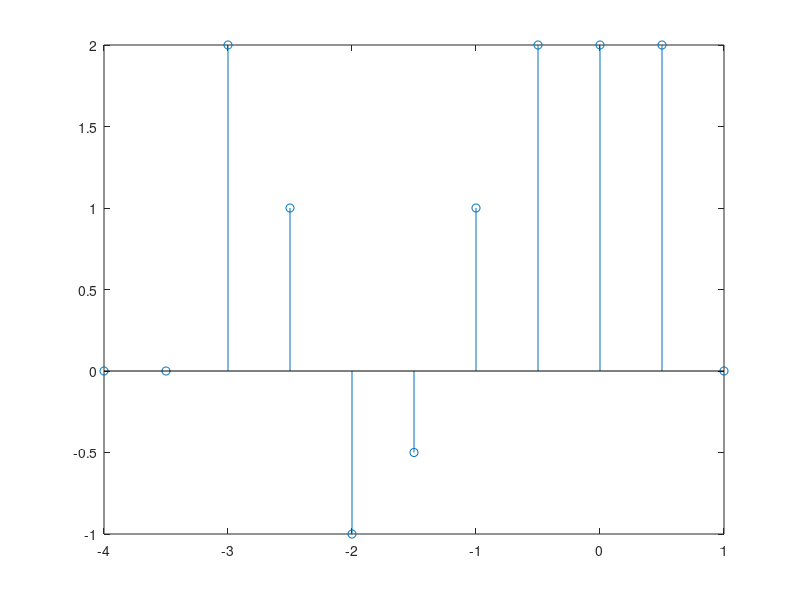

This chart was generated by the following MATLAB code:
clc;
clear all;
close all;
%%
t = -4:0.5:1;
x = zeros(size(t));
for i = 1:length(t);
    p = 2*t(i) + 3;
    if p == -3
        x(i) = 2;
    elseif p == -2
        x(i) = 1;
    elseif p == -1
        x(i) = -1;
    elseif p == 0
        x(i) = -0.5;
    elseif p == 1
        x(i) = 1;
    elseif p >= 2 && p <= 4
        x(i) = 2;
    end;
end;
stem(t, x);
